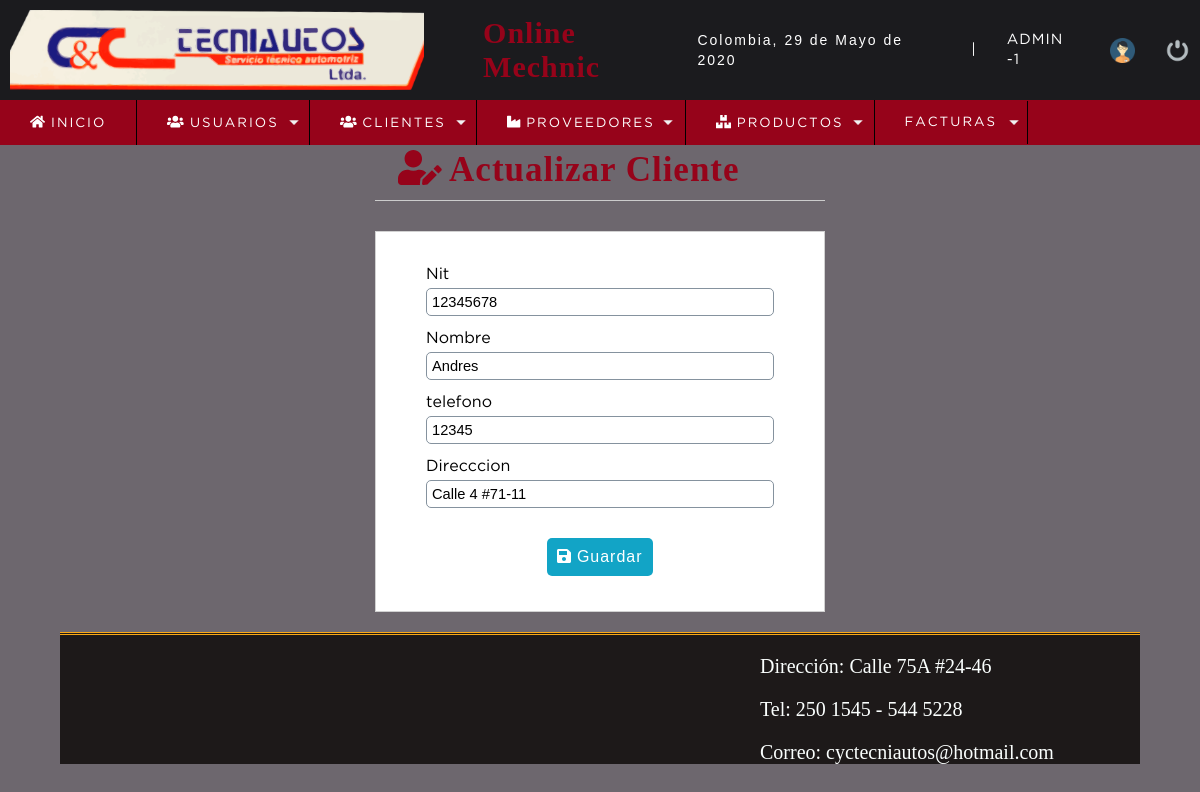
Screenshot of /sistema/editar_cliente.php?id=13 (signed in) with the database file from the repository.
### tables this page shows
CREATE TABLE `cliente` (
  `idcliente` int(11) NOT NULL,
  `nit` int(11) DEFAULT NULL,
  `nombre` varchar(80) DEFAULT NULL,
  `telefono` int(11) DEFAULT NULL,
  `direccion` text DEFAULT NULL,
  `dateadd` datetime NOT NULL DEFAULT current_timestamp(),
  `usuario_id` int(11) NOT NULL,
  `estatus` int(11) NOT NULL DEFAULT 1
);

### sistema/editar_cliente.php (the view, shortened to what this page needs)
<?php
	include "../conexion.php";
	$idcliente = $_REQUEST['id'];
	$sql= mysqli_query($conection,"SELECT *
									FROM cliente
									WHERE idcliente= $idcliente ");
	$result_sql = mysqli_num_rows($sql);
	if($result_sql == 0){
		header('Location: lista_clientes.php');
	}else{
		while ($data = mysqli_fetch_array($sql)) {
            $nit       = $data['nit'];
			$nombre    = $data['nombre'];
			$telefono  = $data['telefono'];
			$direccion = $data['direccion'];
		}
	}
 ?>
<!DOCTYPE html>
<html lang="en">
<head>
	<?php include "includes/scripts.php"; ?>
</head>
<body>
	<?php include "includes/header.php"; ?>
	<section id="container">
		<div class="form_register">
			<h1><i class="fas fa-user-edit"></i> Actualizar Cliente</h1>
			<hr>
            <form action="" method="post">
                <label for="nit">Nit</label>
                <input type="number" name="nit" id="nit" placeholder="Numero de nit" value="<?php echo $nit;?>">
                <label for="nombre">Nombre</label>
                <input type="text" name="nombre" id="nombre" placeholder="Nombre completo" value="<?php echo $nombre;?>">
                <label for="telefono">telefono</label>
                <input type="number" name="telefono" id="telefono" placeholder="Telefono" value="<?php echo $telefono;?>">
                <label for="direccion">Direcccion</label>
                <input type="text" name="direccion" id="direccion" placeholder="Direccion completa" value="<?php echo $direccion;?>">
                <button type="submit"  class="btn_save"><i class="fas fa-save"></i> Guardar</button>
            </form>
		</div>
	</section>
	<?php include "includes/footer.php"; ?>
</body>
</html>

### sistema/css/style.css (style rules this page uses)
* { margin: 0; padding: 0; box-sizing: border-box; }
body { background: #6d676E; display: block; height: 100%; }
h1, h2, h3, h4, h5, h6 { font-family: 'arial'; font-weight: bold; letter-spacing: 1px; }
h1 { font-size: 26px; }
#container { display: block; padding-top: 150px; }
.form_register { width: 450px; margin: auto; }
.form_register h1 { color: #96031A; }
hr { border: 0; background: #CCC; height: 1px; margin: 10px 0; display: block; }
form { background: #FFF; margin: auto; padding: 20px 50px; border: 1px solid #d1d1d1; margin-top: 30px; }
label { display: block; font-size: 12pt; font-family: 'GothamBook'; margin: 15px auto 5px auto; }
input, select { display: block; width: 100%; font-size: 11pt; padding: 5px; border: 1px solid #85929e; border-radius: 5px; }
.btn_save { font-size: 12pt; background: #12a4c6; padding: 10px; color: #FFF; letter-spacing: 1px; border: 0; cursor: pointer; margin: 30px auto 15px auto; display: block; border-radius: 5px; }
#container h1 { font-size: 35px; display: inline-block; }
h1 { color: #96031A; font-family: Candara; margin-left: 5%; font-size: 30px; text-decoration: none; }
.buttons a, .btn_save { font-size: 12pt; background: #12a4c6; padding: 10px; color: #FFF; letter-spacing: 1px; border: 0; cursor: pointer; margin: 30px auto 15px auto; display: block; border-radius: 5px; }

### rows the page displays
cliente: nit "12345678", nombre "Andres", telefono "12345", direccion "Calle 4 #71-11"

### other values shown
fechaC() "29 de Mayo de 2020"
$_SESSION['user'] "ADMIN"
$_SESSION['rol'] "1"
